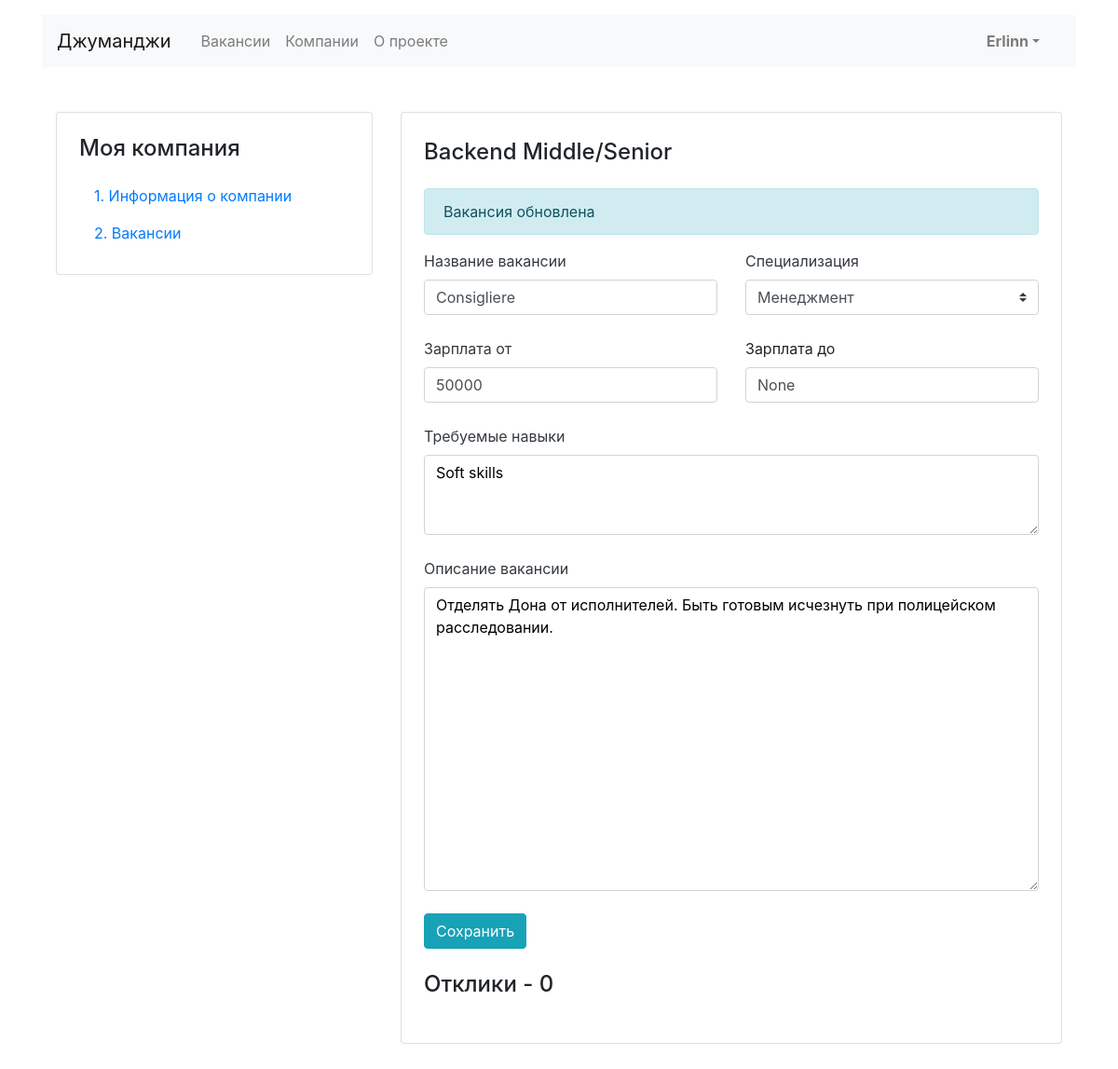
Page /mycompany/vacancies/16 (signed in) on the committed database.
### vacancies/models.py (models this page shows, shortened)
class Vacancy(models.Model):
    title = models.CharField(max_length=60)
    specialty = models.ForeignKey(Specialty, on_delete=CASCADE, related_name='vacancies')
    company = models.ForeignKey(Company, on_delete=CASCADE, related_name='vacancies')
    skills = models.TextField(default='', null=True, blank=True)
    description = models.TextField(null=True, blank=True)
    salary_min = models.IntegerField(null=True, blank=True)
    salary_max = models.IntegerField(null=True, blank=True)
    published_at = models.DateField(auto_now_add=True)

### vacancies/views.py (the view, shortened to what this page needs)
# urls.py: path('mycompany/vacancies/<int:pk>', MyCompanyVacancyEditView.as_view(), name='my_company_vacancy_edit'),
class MyCompanyVacancyEditView(LoginRequiredMixin, UpdateView):
    login_url = 'login'
    redirect_field_name = 'redirect_to'
    template_name = 'vacancies/my_company_vacancy_edit.html'
    model = Vacancy
    form_class = MyCompanyVacancyForm
    context_object_name = 'my_vacancy'
    def get_context_data(self, **kwargs):
        context = super().get_context_data(**kwargs)
        context['specialties'] = Specialty.objects.all()
        context['applications'] = Application.objects.filter(vacancy=self.object.id)
        return context

### vacancies/forms.py
class MyCompanyVacancyForm(ModelForm):
    class Meta:
        model = Vacancy
        fields = ['title', 'specialty', 'salary_min', 'salary_max', 'skills', 'description']

### vacancies/models.py (called while the page is built)
    def __str__(self):
        return f'{self.title}'

### templates/vacancies/my_company_vacancy_edit.html (shortened to what this page needs)
{% extends 'vacancies/base.html' %}
{% block content %}
    <main class="container mt-3 pb-5">
        <div class="row mt-5">
            {% include 'vacancies/my_company_left_side.html' %}
            <div class="col-12 col-lg-8">
                <div class="card">
                    <div class="card-body px-4 pb-4 tab-content">
                        <section>
                            <h2 class="h4 pt-2 pb-3">Backend Middle/Senior</h2>
                            <p class="alert alert-info" role="alert">Вакансия обновлена</p>
                            <form action="" method="post">
                                <div class="row">
                                    <div class="col-12 col-md-6">
                                        <div class="form-group pb-2">
                                            <label class="mb-2 text-dark" for="vacancyTitle">Название
                                                вакансии</label>
                                            <input class="form-control" name="title" type="text"
                                                   value="{{ my_vacancy.title }}"
                                                   id="vacancyTitle">
                                        </div>
                                    </div>
                                    <div class="col-12 col-md-6">
                                        <div class="form-group pb-2">
                                            <label class="mb-2 text-dark"
                                                   for="userSpecialization">Специализация</label>
                                            <select class="custom-select mr-sm-2" name="specialty"
                                                    id="userSpecialization">
                                                {% for specialty in specialties %}
                                                    {% if specialty.id == my_vacancy.specialty.id %}
                                                        <option selected
                                                                value="{{ specialty.id }}">{{ specialty.title }}</option>
                                                    {% else %}
                                                        <option value="{{ specialty.id }}">{{ specialty.title }}</option>
                                                    {% endif %}
                                                {% endfor %}
                                            </select>
                                        </div>
                                    </div>
                                </div>
                                <div class="row">
                                    <div class="col-12 col-md-6">
                                        <div class="form-group pb-2">
                                            <label class="mb-2 text-dark" for="vacancySalaryMin">Зарплата от</label>
                                            <input class="form-control" name="salary_min" type="text"
                                                   value="{{ my_vacancy.salary_min }}"
                                                   id="vacancySalaryMin">
                                        </div>
                                    </div>
                                    <div class="col-12 col-md-6">
                                        <div class="form-group pb-2">
                                            <label class="mb-2" for="vacancySalaryMax">Зарплата до</label>
                                            <input class="form-control" name="salary_max" type="text"
                                                   value="{{ my_vacancy.salary_max }}"
                                                   id="vacancySalaryMax">
                                        </div>
                                    </div>
                                </div>
                                <div class="form-group pb-2">
                                    <label class="mb-2 text-dark" for="vacancySkills">Требуемые навыки</label>
                                    <textarea class="form-control" rows="3" name="skills" id="vacancySkills"
                                              style="color:#000;">{{ my_vacancy.skills }}</textarea>
                                </div>
                                <div class="form-group pb-2">
                                    <label class="mb-2 text-dark" for="vacancyDescription">Описание вакансии</label>
                                    <textarea class="form-control" rows="13" name="description"
                                              id="vacancyDescription"
                                              style="color:#000;">{{ my_vacancy.description }}</textarea>
                                </div>
                                <div class="form-group">
                                    <input type="submit" class="btn btn-info" value="Сохранить">
                                </div>
                            </form>
                            <h2 class="h4 pt-2 pb-3">Отклики - {{ applications.count }}</h2>
                        </section>
                    </div>
                </div>
            </div>
        </div>
    </main>
{% endblock %}

### templates/vacancies/base.html (shortened to what this page needs)
<!DOCTYPE html>
<html lang="ru">
<head>
  <link rel="stylesheet" href="https://stackpath.bootstrapcdn.com/bootstrap/4.3.1/css/bootstrap.min.css">
</head>
<body>
  <header class="container mt-3">
    <nav class="navbar navbar-expand-lg navbar-light bg-light">
      <a class="navbar-brand mr-4" href="{% url 'main_page' %}">Джуманджи</a>
      <div class="collapse navbar-collapse justify-content-between" id="navbarNav">
            <ul class="navbar-nav col-10">
                <li class="nav-item">
                    <a class="nav-link" href="{% url 'vacancies_page' %}">Вакансии</a>
                </li>
                <li class="nav-item">
                    <a class="nav-link" href="{% url 'main_page' %}#companies_list">Компании</a>
                </li>
                <li class="nav-item">
                    <a class="nav-link" href="#">О проекте</a>
                </li>
            </ul>
        <ul class="navbar-nav col-2 justify-content-end">
                <li class="nav-item active">
                    {% if request.user.is_authenticated %}
                        <div class="dropdown">
                        <a href="#" class="dropdown-toggle nav-link font-weight-bold" id="dropdownMenuLink"
                           data-toggle="dropdown"
                           aria-expanded="false">{{ request.user.username }}</a>
                    {% else %}
                        <a href="{% url 'login' %}" class="nav-link font-weight-bold">Вход</a>
                    {% endif %}
                    </div>
                </li>
        </ul>
      </div>
    </nav>
  </header>
  <main class="container mt-3">
    {% block content %}
    {% endblock %}
  </main>
</body>
</html>

### rows in the picture
Vacancy: title "Consigliere", salary_min "50000", salary_max "None", skills "Soft skills", description "Отделять Дона от исполнителей. Быть готовым исчезнуть при полицейском расследовании."

### other values in the picture
{{ request.user.username }} "Erlinn"
{{ applications.count }} "0"
form field specialty "Менеджмент"
